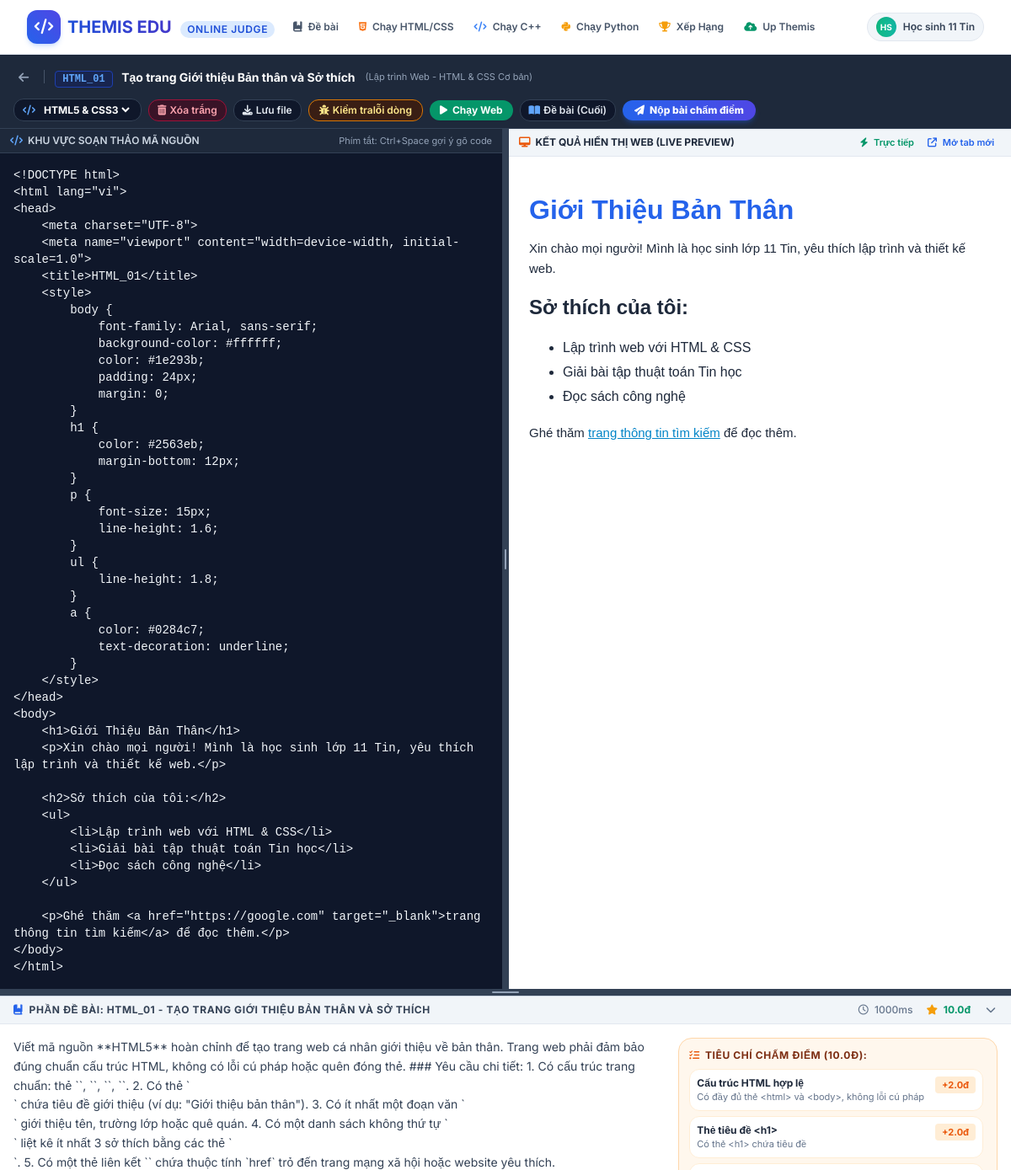
The page /problem/HTML_01 on the database its author committed.
### tables this page shows
CREATE TABLE problems (
        id INTEGER PRIMARY KEY AUTOINCREMENT,
        topic_id INTEGER NOT NULL,
        code TEXT UNIQUE NOT NULL,
        title TEXT NOT NULL,
        statement TEXT NOT NULL,
        input_format TEXT,
        output_format TEXT,
        sample_input TEXT,
        sample_output TEXT,
        allowed_languages TEXT DEFAULT '["cpp", "python", "html"]',
        time_limit_ms INTEGER DEFAULT 1000,
        memory_limit_mb INTEGER DEFAULT 256,
        max_score REAL DEFAULT 10.0,
        FOREIGN KEY (topic_id) REFERENCES topics (id)
    );

CREATE TABLE topics (
        id INTEGER PRIMARY KEY AUTOINCREMENT,
        name TEXT NOT NULL,
        slug TEXT UNIQUE NOT NULL,
        category TEXT NOT NULL, -- 'web_dev', 'basic', 'hsg_dp', 'hsg_graph'
        description TEXT,
        icon TEXT DEFAULT 'code'
    );

CREATE TABLE html_criteria (
        id INTEGER PRIMARY KEY AUTOINCREMENT,
        problem_id INTEGER NOT NULL,
        name TEXT NOT NULL,
        description TEXT,
        points REAL DEFAULT 2.0,
        type TEXT DEFAULT 'contains_tag',
        tag TEXT,
        text TEXT,
        keyword TEXT,
        FOREIGN KEY (problem_id) REFERENCES problems (id)
    );

### app/main.py (the view)
@app.get("/problem/{code}", response_class=HTMLResponse)
async def solve_page(request: Request, code: str):
    problem = get_problem_detail(code)
    if not problem:
        raise HTTPException(status_code=404, detail="Không tìm thấy bài tập này.")
    return templates.TemplateResponse(request=request, name="solve.html", context={
        "problem": problem
    })

### app/templates/solve.html (shortened to what this page needs)
{% extends "base.html" %}
{% block head %}
<link rel="stylesheet" href="https://cdn.jsdelivr.net/npm/katex@0.16.9/dist/katex.min.css">
<link rel="stylesheet" href="https://cdnjs.cloudflare.com/ajax/libs/codemirror/5.65.16/codemirror.min.css">
<link rel="stylesheet" href="https://cdnjs.cloudflare.com/ajax/libs/codemirror/5.65.16/theme/dracula.min.css">
<link rel="stylesheet" href="https://cdnjs.cloudflare.com/ajax/libs/codemirror/5.65.16/addon/hint/show-hint.min.css">
{% endblock %}
{% block content %}
<div class="h-[calc(100vh-4rem)] flex flex-col overflow-hidden bg-slate-900 w-full min-h-0 select-none">
    <div class="bg-slate-800 border-b border-slate-700 px-3 sm:px-4 py-2 flex flex-wrap items-center justify-between gap-2 shadow-sm z-10 shrink-0">
        <div class="flex items-center space-x-2 sm:space-x-3">
            <a href="/" class="text-slate-400 hover:text-white transition-colors p-1.5 rounded-lg hover:bg-slate-700" title="Về danh sách đề bài">
                <i class="fa-solid fa-arrow-left text-sm"></i>
            </a>
            <div>
                <span class="font-mono text-xs font-bold text-blue-400 bg-blue-950/80 px-2 py-0.5 rounded border border-blue-800 mr-1.5">{{ problem.code }}</span>
                <span class="text-xs sm:text-sm font-bold text-white">{{ problem.title }}</span>
            </div>
            <span class="text-[11px] text-slate-400 hidden lg:inline-block">({{ problem.topic_name }})</span>
        </div>
        <div class="flex items-center flex-wrap gap-1.5 sm:gap-2">
            <div class="flex items-center space-x-1.5 bg-slate-900 px-2.5 py-1 rounded-xl border border-slate-700 text-slate-200">
                <i class="fa-solid fa-code text-xs text-blue-400"></i>
                <select id="language-select" class="bg-transparent text-xs font-bold text-white focus:outline-none cursor-pointer">
                    {% for lang in problem.allowed_languages %}
                        <option value="{{ lang }}" class="bg-slate-900 text-white" {% if loop.first %}selected{% endif %}>
                            {% if lang == 'cpp' %}C++ (GCC 14.2)
                            {% elif lang == 'python' %}Python 3.14
                            {% elif lang == 'html' %}HTML5 &amp; CSS3{% endif %}
                        </option>
                    {% endfor %}
                </select>
            </div>
            <button onclick="clearProblemCode()" title="Xóa trắng mã nguồn"
                    class="inline-flex items-center text-xs font-semibold px-2.5 py-1 rounded-xl border border-rose-800 text-rose-300 bg-rose-950/60 hover:bg-rose-900 transition-colors">
                <i class="fa-solid fa-trash-can sm:mr-1"></i> <span class="hidden sm:inline">Xóa trắng</span>
            </button>
            <button onclick="saveProblemCode()" title="Tải mã nguồn về máy"
                    class="inline-flex items-center text-xs font-semibold px-2.5 py-1 rounded-xl border border-slate-700 text-slate-200 bg-slate-900 hover:bg-slate-700 transition-colors">
                <i class="fa-solid fa-download sm:mr-1"></i> <span class="hidden sm:inline">Lưu file</span>
            </button>
            <button id="html-check-btn" onclick="checkHtmlSyntaxLines()" title="Phân tích và phát hiện thẻ quên đóng hoặc sai dòng"
                    class="hidden items-center text-xs font-semibold px-3 py-1 rounded-xl border border-amber-600 text-amber-200 bg-amber-950/70 hover:bg-amber-900 transition-colors">
                <i class="fa-solid fa-bug mr-1"></i> <span class="hidden md:inline">Kiểm tra</span> lỗi dòng
            </button>
            <button id="run-btn" onclick="executeCurrentCode()"
                    class="inline-flex items-center text-xs font-bold px-3 py-1 rounded-xl text-white bg-emerald-600 hover:bg-emerald-500 transition-all shadow-sm">
                <i class="fa-solid fa-play mr-1.5" id="run-btn-icon"></i> <span id="run-btn-text">Chạy thử</span>
            </button>
            <button id="toggle-statement-btn" onclick="toggleStatementPane()" title="Ẩn hoặc hiện khung đề bài ở cuối"
                    class="inline-flex items-center text-xs font-semibold px-2.5 py-1 rounded-xl border border-slate-700 text-slate-200 bg-slate-900 hover:bg-slate-700 transition-colors">
                <i class="fa-solid fa-book-open mr-1 text-blue-400"></i> <span id="toggle-statement-text">Đề bài (Cuối)</span>
            </button>
            <button id="submit-btn" onclick="submitSolution()"
                    class="inline-flex items-center text-xs font-extrabold px-3.5 py-1 rounded-xl text-white bg-gradient-to-r from-blue-600 to-indigo-600 hover:from-blue-500 hover:to-indigo-500 transition-all shadow-md shadow-blue-600/30">
                <i class="fa-solid fa-paper-plane mr-1.5" id="submit-btn-icon"></i> <span>Nộp bài chấm điểm</span>
            </button>
        </div>
    </div>
    <div id="vertical-split-container" class="flex-1 flex flex-col overflow-hidden min-h-0 w-full relative">
        <div id="code-preview-workspace" class="flex-1 flex flex-col md:flex-row overflow-hidden min-h-0 w-full relative">
            <div id="editor-pane" class="w-full md:w-1/2 h-1/2 md:h-full flex flex-col min-h-0 overflow-hidden bg-slate-900">
                <div class="bg-slate-800 px-3 py-1.5 flex items-center justify-between text-xs text-slate-400 border-b border-slate-700 shrink-0">
                    <span class="font-semibold text-slate-300 flex items-center">
                        <i class="fa-solid fa-code mr-1.5 text-blue-400"></i> KHU VỰC SOẠN THẢO MÃ NGUỒN
                    </span>
                    <span class="text-[11px] text-slate-400 hidden sm:inline">Phím tắt: Ctrl+Space gợi ý gõ code</span>
                </div>
                <div class="flex-1 relative overflow-hidden min-h-0" id="editor-wrapper">
                    <textarea id="code-editor-textarea" style="display: none;"></textarea>
                </div>
            </div>
            <div id="horizontal-resizer" class="resizer-bar-h"></div>
            <div id="preview-console-pane" class="w-full md:w-1/2 h-1/2 md:h-full flex flex-col min-h-0 bg-white overflow-hidden">
                <div id="html-live-preview-box" class="flex-1 flex flex-col h-full w-full min-h-0 bg-white">
                    <div class="bg-slate-100 border-b border-slate-200 px-3 py-1.5 flex items-center justify-between text-xs font-bold text-slate-700 shrink-0">
                        <span class="flex items-center text-slate-800">
                            <i class="fa-solid fa-desktop mr-1.5 text-orange-600"></i> KẾT QUẢ HIỂN THỊ WEB (LIVE PREVIEW)
                        </span>
                        <div class="flex items-center space-x-2">
                            <span class="text-[11px] text-emerald-600 font-semibold"><i class="fa-solid fa-bolt mr-1"></i> Trực tiếp</span>
                            <button onclick="openLivePreviewNewTab()" class="text-blue-600 hover:text-blue-800 text-[11px] font-semibold px-2 py-0.5 rounded hover:bg-blue-50" title="Mở trong tab mới">
                                <i class="fa-solid fa-arrow-up-right-from-square mr-1"></i> Mở tab mới
                            </button>
                        </div>
                    </div>
                    <div class="flex-1 relative bg-white overflow-hidden min-h-0 w-full h-full">
                        <iframe id="live-preview-iframe" class="w-full h-full block bg-white border-0" sandbox="allow-scripts allow-modals"></iframe>
                    </div>
                </div>
            </div>
        </div>
        <div id="vertical-resizer" class="resizer-bar-v"></div>
        <div id="statement-pane" class="h-44 md:h-52 bg-white flex flex-col overflow-hidden min-h-0 border-t border-slate-300 shadow-lg shrink-0">
            <div class="border-b border-slate-200 px-4 py-1.5 bg-slate-100 flex items-center justify-between text-xs font-bold text-slate-700 shrink-0">
                <div class="flex items-center space-x-2">
                    <i class="fa-solid fa-book-bookmark text-blue-600"></i>
                    <span class="uppercase tracking-wider">PHẦN ĐỀ BÀI: {{ problem.code }} - {{ problem.title }}</span>
                </div>
                <div class="flex items-center space-x-4">
                    <span class="text-slate-500 font-medium"><i class="fa-regular fa-clock mr-1"></i> {{ problem.time_limit_ms }}ms</span>
                    <span class="font-bold text-emerald-600"><i class="fa-solid fa-star text-amber-500 mr-1"></i> {{ problem.max_score }}đ</span>
                    <button onclick="toggleStatementPane()" class="text-slate-500 hover:text-slate-900 p-0.5 rounded" title="Thu nhỏ/Mở rộng đề bài">
                        <i class="fa-solid fa-chevron-down" id="statement-chevron"></i>
                    </button>
                </div>
            </div>
            <div class="flex-1 p-4 overflow-y-auto select-text text-slate-800 leading-relaxed text-sm">
                <div class="grid grid-cols-1 lg:grid-cols-3 gap-4">
                    <div class="lg:col-span-2">
                        <div class="text-sm statement-markdown leading-relaxed text-slate-700">{{ problem.statement | safe }}</div>
                    </div>
                    <div>
                        {% if problem.html_criteria %}
                        <div class="p-3 rounded-2xl bg-orange-50 border border-orange-200 text-xs">
                            <h4 class="text-xs font-bold text-orange-900 uppercase tracking-wider mb-2 flex items-center">
                                <i class="fa-solid fa-list-check mr-1.5 text-orange-600"></i> Tiêu chí chấm điểm (10.0đ):
                            </h4>
                            <div class="space-y-1.5 max-h-40 overflow-y-auto pr-1">
                                {% for c in problem.html_criteria %}
                                <div class="flex items-start justify-between bg-white p-2 rounded-xl border border-orange-100 shadow-2xs">
                                    <div>
                                        <span class="font-bold text-slate-800">{{ c.name }}</span>
                                        <p class="text-[11px] text-slate-500">{{ c.description }}</p>
                                    </div>
                                    <span class="font-bold text-orange-600 bg-orange-100 px-2 py-0.5 rounded text-[11px] shrink-0 ml-2">+{{ c.points }}đ</span>
                                </div>
                                {% endfor %}
                            </div>
                        </div>
                        {% endif %}
                    </div>
                </div>
            </div>
        </div>
    </div>
</div>
{% endblock %}

### app/templates/base.html (style rules this page uses)
body { font-family: 'Inter', sans-serif; }
.font-mono { font-family: 'JetBrains Mono', monospace; }

### app/templates/solve.html (style rules this page uses)
.resizer-bar-h { width: 8px; cursor: col-resize; background-color: #334155; transition: background-color 0.15s ease; position: relative; z-index: 20; }
.resizer-bar-h::after { content: ""; position: absolute; top: 50%; left: 50%; transform: translate(-50%, -50%); width: 2px; height: 24px; background-color: #94a3b8; border-radius: 1px; }
.resizer-bar-v { height: 8px; cursor: row-resize; background-color: #334155; transition: background-color 0.15s ease; position: relative; z-index: 20; }
.resizer-bar-v::after { content: ""; position: absolute; top: 50%; left: 50%; transform: translate(-50%, -50%); width: 32px; height: 2px; background-color: #94a3b8; border-radius: 1px; }

### rows shown on the page
problems: code "HTML_01", title "Tạo trang Giới thiệu Bản thân và Sở thích", title "TẠO TRANG GIỚI THIỆU BẢN THÂN VÀ SỞ THÍCH", time_limit_ms "1000", max_score "10.0", statement "Viết mã nguồn **HTML5** hoàn chỉnh để tạo trang web cá nhân giới thiệu về bản thân. Trang web phải đảm bảo đúng chuẩn cấu trúc HTML, không có lỗi cú pháp hoặc quên đóng thẻ. ### Yêu cầu chi tiết: 1. Có cấu trúc trang chuẩn: thẻ ` `, ` `, ` `, ` `. 2. Có thẻ ` ` chứa tiêu đề giới thiệu (ví dụ: \"Giới thiệu bản thân\"). 3. Có ít nhất một đoạn văn ` ` giới thiệu tên, trường lớp hoặc quê quán. 4. Có một danh sách không thứ tự ` ` liệt kê ít nhất 3 sở thích bằng các thẻ ` `. 5. Có một thẻ liên kết ` ` chứa thuộc tính `href` trỏ đến trang mạng xã hội hoặc website yêu thích."
topics: topic_name "Lập trình Web - HTML & CSS Cơ bản"
html_criteria: name "Cấu trúc HTML hợp lệ", description "Có đầy đủ thẻ <html> và <body>, không lỗi cú pháp", points "2.0"
html_criteria: name "Thẻ tiêu đề <h1>", description "Có thẻ <h1> chứa tiêu đề", points "2.0"
